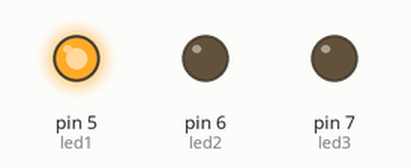
Bench run of a sketch on a simulated Arduino Uno, built with avr-gcc and run on an emulated ATmega328P. Shown: output pins drawn as LEDs (lit = HIGH).

Above: at 0.2 s.
At 1.2 s:
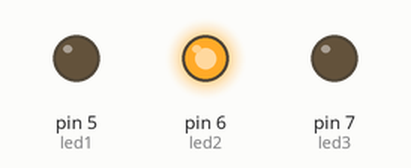
At 2.2 s:
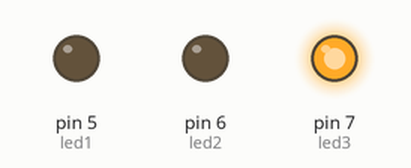
At 4.7 s:
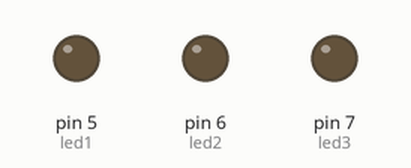
Timing chart, 0 to 5.2 s (numbered marks = the images above):
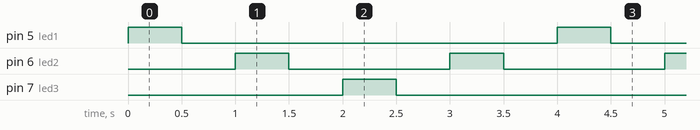

Measured:
- by itself, pin 5 (led1), pin 7 (led3): alternates HIGH for 0.50 s and LOW for 3.5 s
- by itself, pin 6 (led2): alternates HIGH for 0.50 s and LOW for 1.5 s
- by itself, everything shown: repeats every 4.0 s, in 8 steps

The sketch:

multiple_led_blinking.ino
```cpp
int led1 = 5;
int led2 = 6;
int led3 = 7;

void setup() {
  // put your setup code here, to run once:
  pinMode(5, OUTPUT);
  pinMode(6, OUTPUT);
  pinMode(7, OUTPUT);
}

void loop() {
  // put your main code here, to run repeatedly:
  digitalWrite(led1, HIGH);
  delay(500);
  digitalWrite(led1, LOW);
  delay(500);

  digitalWrite(led2, HIGH);
  delay(500);
  digitalWrite(led2, LOW);
  delay(500);

  digitalWrite(led3, HIGH);
  delay(500);
  digitalWrite(led3, LOW);
  delay(500);

  digitalWrite(led2, HIGH);
  delay(500);
  digitalWrite(led2, LOW);
  delay(500);
}
```
